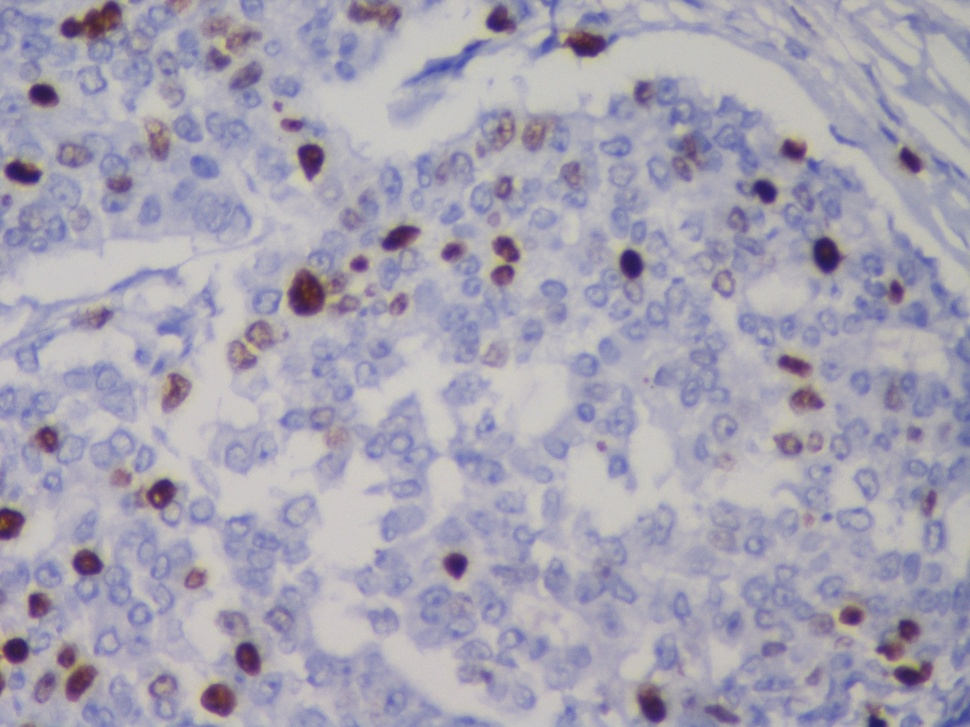
#> input picture Assignment7/2.jpg, 970 x 727 px, shrunk from 2560 x 1920 before the run
$ jupyter execute CV_Assignment7_2.ipynb
#> lines starting #> are read from the running program, lines starting #| are printed output that depends on the picture; after the words box and inside, x2 and y2 are one past the last pixel; in counts of white or black regions, pixels touching at a corner belong together
[cell 1]
import cv2
from matplotlib import pyplot as plt
from skimage.segmentation import clear_border
import numpy as np
import sys

np.set_printoptions(threshold=sys.maxsize)

[cell 2]
img = cv2.imread("2.jpg")
#> img is the input picture: shape (727, 970, 3); mean B, G, R 179.1, 163.5, 166.9

gray = cv2.cvtColor(img, cv2.COLOR_RGB2GRAY)

# gray_correct = np.array(255 * (gray / 255) ** 1.2 , dtype='uint8')

ret, thres = cv2.threshold(gray, 120, 255, cv2.THRESH_BINARY_INV)
#> thres: shape (727, 970); 4.1% white; 184 white regions (91 under 20 px), largest, box (x1, y1, x2, y2) and area: (61, 0, 122, 43) 1472, (288, 269, 330, 316) 1336, (877, 618, 920, 660) 861

thres1 = cv2.adaptiveThreshold(gray, 255, cv2.ADAPTIVE_THRESH_GAUSSIAN_C, cv2.THRESH_BINARY, 255, 10)
#> thres1: shape (727, 970); 76.3% white; 1069 black regions (684 under 20 px), largest, box (x1, y1, x2, y2) and area: (278, 394, 439, 499) 5139, (608, 77, 719, 187) 4164, (844, 234, 969, 328) 3198
thres1 = cv2.bitwise_not(thres1)

# plt.subplot(1, 3, 1)
# plt.imshow(gray, cmap="gray")
# plt.subplot(1, 3, 2)
plt.imshow(thres, cmap="gray")
# plt.subplot(1, 3, 3)
# plt.imshow(thres1, cmap="gray")

[cell 3]
kernel = np.ones((3,3), np.uint8)
kernel1 = np.ones((10,10), np.uint8)

opening = cv2.morphologyEx(thres, cv2.MORPH_OPEN, kernel, iterations=2)
#> opening: shape (727, 970); 3.7% white; 79 white regions (1 under 20 px), largest, box (x1, y1, x2, y2) and area: (61, 1, 122, 42) 1461, (288, 270, 327, 315) 1317, (878, 619, 920, 660) 845
# opening = clear_border(opening)

# opening1 = cv2.morphologyEx(thres1, cv2.MORPH_OPEN, kernel1, iterations=1)
img_dilation = cv2.dilate(thres1, kernel1, iterations=1)
#> img_dilation: shape (727, 970); 57.6% white; 120 black regions (71 under 20 px), largest, box (x1, y1, x2, y2) and area: (0, 0, 970, 727) 247277, (0, 421, 343, 727) 30842, (559, 0, 789, 40) 3152
img_erode = cv2.erode(img_dilation,kernel1, iterations=1)
#> img_erode: shape (727, 970); 31.4% white; 198 white regions (74 under 20 px), largest, box (x1, y1, x2, y2) and area: (609, 78, 780, 299) 10988, (0, 387, 319, 596) 10904, (586, 136, 750, 471) 10895
#put iterations=2 and check once
# clean all noise after dilatation and erosion
img_erode = cv2.medianBlur(img_erode, 7)
#> img_erode: shape (727, 970); 30.9% white; 158 white regions (14 under 20 px), largest, box (x1, y1, x2, y2) and area: (587, 136, 732, 409) 9211, (609, 79, 780, 209) 8060, (60, 0, 264, 109) 7705

kernel11 = np.ones((3,3), np.uint8)
opening1 = cv2.morphologyEx(img_erode, cv2.MORPH_OPEN, kernel11, iterations=4)
#> opening1: shape (727, 970); 28.2% white; 160 white regions, largest, box (x1, y1, x2, y2) and area: (610, 79, 779, 206) 7710, (283, 356, 435, 500) 7284, (471, 514, 636, 604) 5238

# plt.subplot(1, 2, 1)
# plt.imshow(opening, cmap="gray")
# plt.subplot(1, 2, 2)
plt.imshow(opening1, cmap="gray")

[cell 4]
sure_bg = cv2.dilate(opening, kernel, iterations=10)
#> sure_bg: shape (727, 970); 15.3% white; 53 white regions, largest, box (x1, y1, x2, y2) and area: (278, 215, 428, 325) 7625, (830, 596, 942, 698) 6490, (0, 628, 106, 710) 6148

sure_bg1 = cv2.dilate(opening1, kernel11, iterations=2)
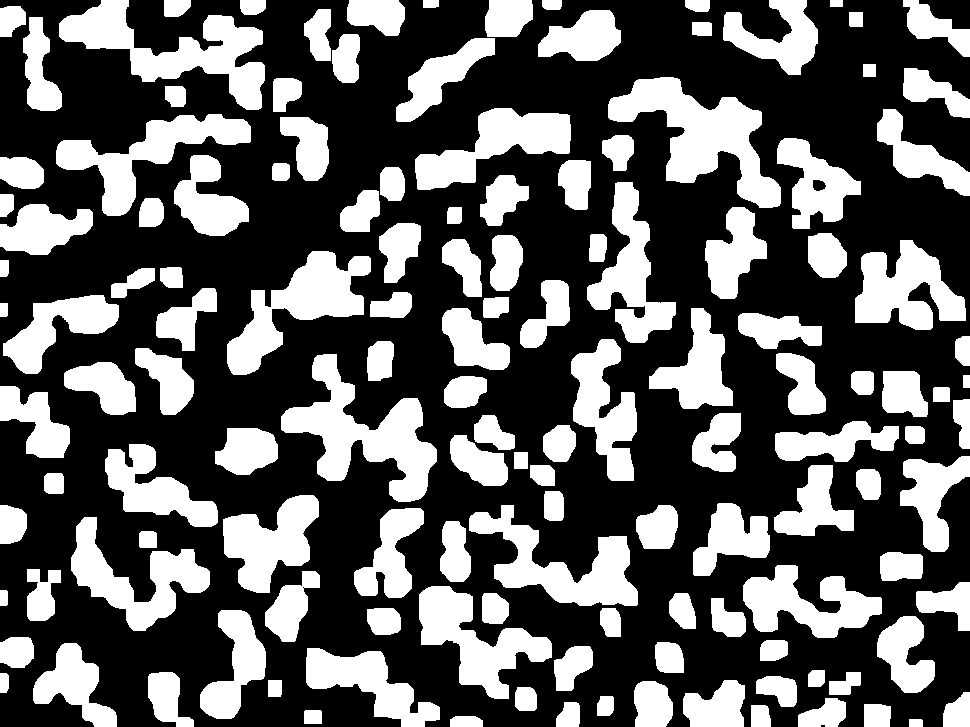
#> sure_bg1: shape (727, 970); 36.7% white; 138 white regions, largest, box (x1, y1, x2, y2) and area: (608, 77, 781, 208) 9294, (281, 354, 437, 502) 9060, (59, 0, 265, 110) 8509

# plt.subplot(1, 2, 1)
# plt.imshow(sure_bg, cmap="gray")
# plt.subplot(1, 2, 2)
plt.imshow(sure_bg1, cmap="gray")

[cell 5]
dist_trans = cv2.distanceTransform(opening, cv2.DIST_L2, 5)

dist_trans1 = cv2.distanceTransform(opening1, cv2.DIST_L2, 5)

# plt.subplot(1, 2, 1)
# plt.imshow(dist_trans, cmap="gray")
# plt.subplot(1, 2, 2)
plt.imshow(dist_trans1, cmap="gray")

[cell 6]
ret, sure_fg = cv2.threshold(dist_trans, 0.15*dist_trans.max(), 255, 0)
#> sure_fg: shape (727, 970) float32; 2.3% white; 80 white regions (26 under 20 px), largest, box (x1, y1, x2, y2) and area: (63, 3, 120, 40) 1102, (290, 272, 325, 313) 1042, (814, 239, 841, 272) 621
#> ret = 2.79
# ret, sure_fg = cv2.threshold(dist_trans, 0.2*dist_trans.max(), 255, 0)

ret1, sure_fg1 = cv2.threshold(dist_trans1, 0.01*dist_trans1.max(), 255, 0)
#> ret1 = 0.25

# plt.subplot(1, 2, 1)
plt.imshow(sure_fg, cmap="gray")
# plt.subplot(1, 2, 2)
# plt.imshow(sure_fg1, cmap="gray")

[cell 7]
sure_fg = np.uint8(sure_fg)

sure_fg1 = np.uint8(sure_fg1)

# plt.subplot(1, 2, 1)
plt.imshow(sure_fg, cmap="gray")
# plt.subplot(1, 2, 2)
# plt.imshow(sure_fg1, cmap="gray")

[cell 8]
ret2, labels = cv2.connectedComponents(sure_fg)
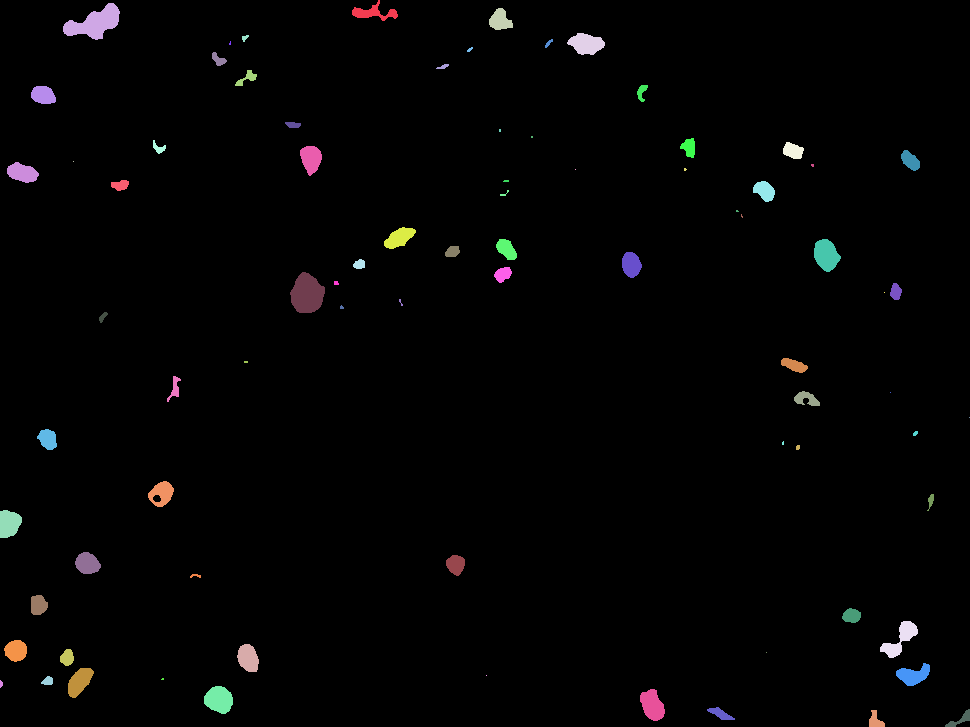
#> labels: shape (727, 970) int32; 81 distinct labels, from 0 to 80; one colour per label, 0 black
#> ret2 = 81

ret3, labels1 = cv2.connectedComponents(sure_fg1)
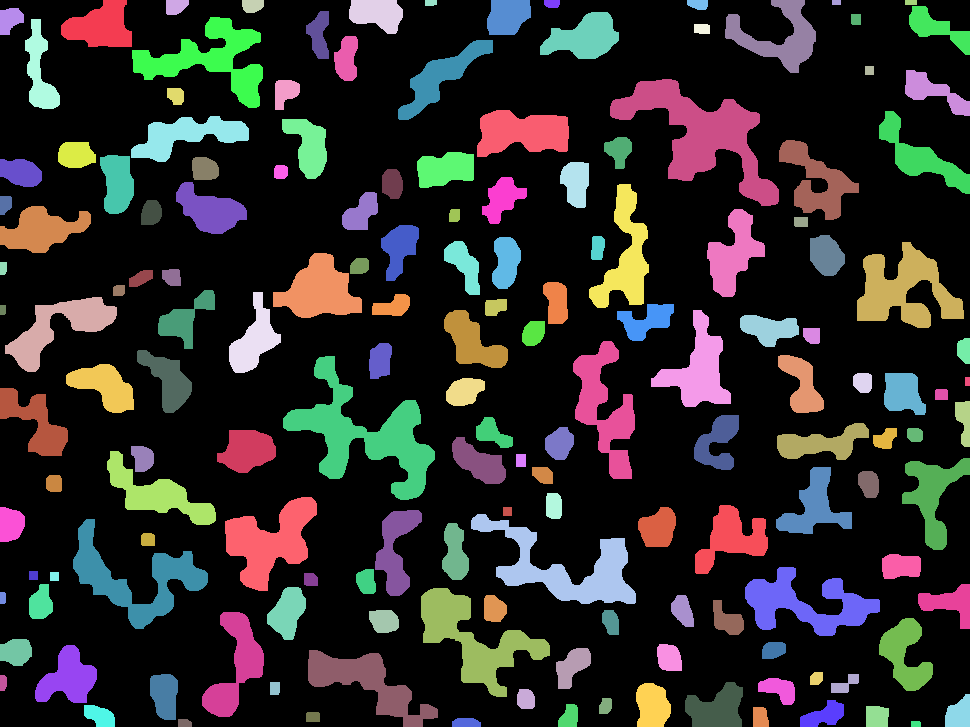
#> labels1: shape (727, 970) int32; 161 distinct labels, from 0 to 160; one colour per label, 0 black
#> ret3 = 161

print(ret2-1, ret3-1)
#| 80 160
# plt.subplot(1, 2, 1)
# plt.imshow(labels, cmap="gray")
# plt.subplot(1, 2, 2)
plt.imshow(labels1, cmap="gray")

[cell 9]
images = ['1.jpg', '2.jpg', '3.jpg', '4.jpg']

i=0
for image in images:
    img = cv2.imread(image)
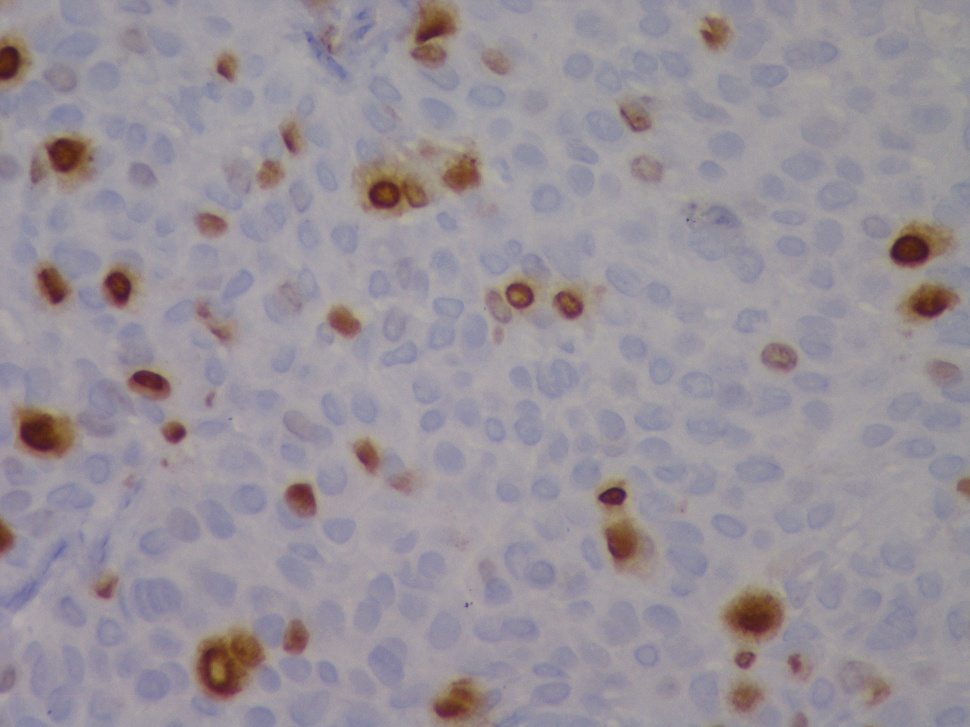
#> input picture Assignment7/1.jpg, 970 x 727 px, shrunk from 2560 x 1920 before the run
#> img is the input picture: shape (727, 970, 3); mean B, G, R 153.9, 145.9, 152.8

    gray = cv2.cvtColor(img, cv2.COLOR_RGB2GRAY)

    if(image=='1.jpg'):
        thresh = 120
        thresh1 = 10
    if(image=='2.jpg'):
        thresh = 120
        thresh1 = 10
    if(image =='3.jpg'):
        thresh=120
        thresh1 = 10
    if(image=='4.jpg'):
        thresh=125
        thresh1 = 10
    ret, thres = cv2.threshold(gray, thresh, 255, cv2.THRESH_BINARY_INV)
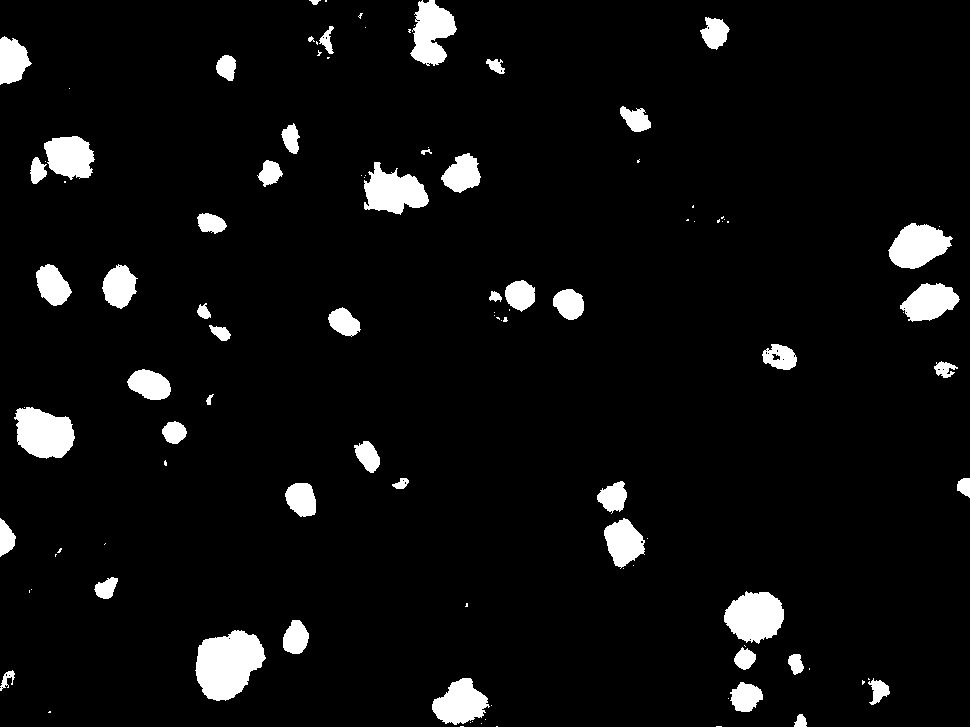
#> thres: shape (727, 970); 5.5% white; 108 white regions (57 under 20 px), largest, box (x1, y1, x2, y2) and area: (195, 630, 266, 701) 3512, (14, 407, 75, 459) 2330, (724, 591, 784, 644) 2295
#> ret = 120

    thres1 = cv2.adaptiveThreshold(gray, 255, cv2.ADAPTIVE_THRESH_GAUSSIAN_C, cv2.THRESH_BINARY, 255, thresh1)
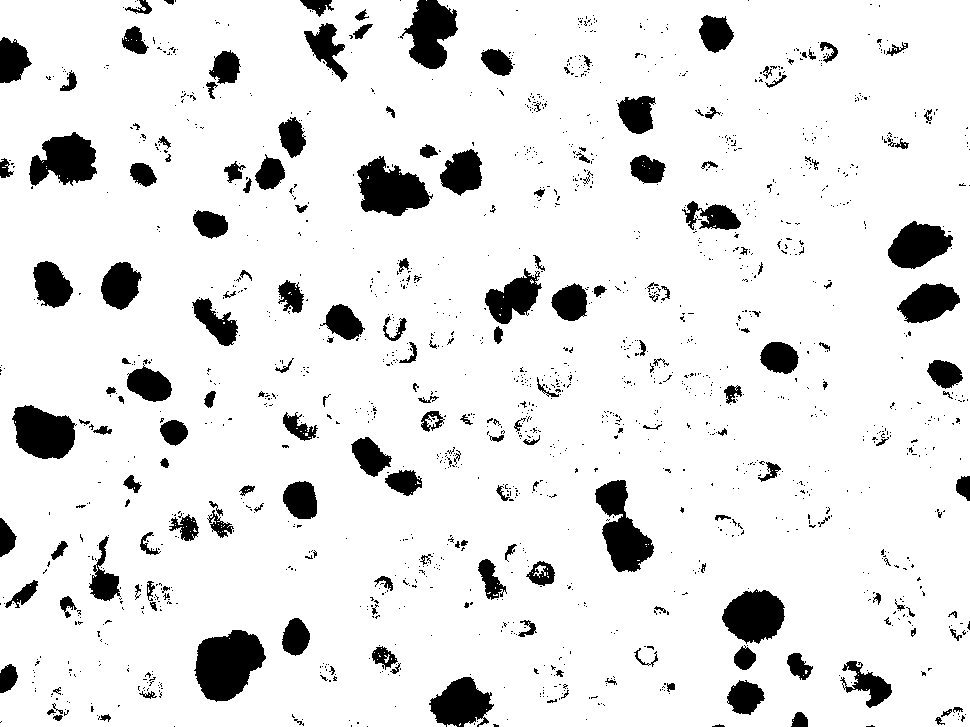
#> thres1: shape (727, 970); 90% white; 1619 black regions (1424 under 20 px), largest, box (x1, y1, x2, y2) and area: (194, 630, 266, 702) 3564, (357, 156, 433, 216) 2773, (595, 480, 654, 572) 2768
    thres1 = cv2.bitwise_not(thres1)
#> pass 3 of the loop `for image in images:`:
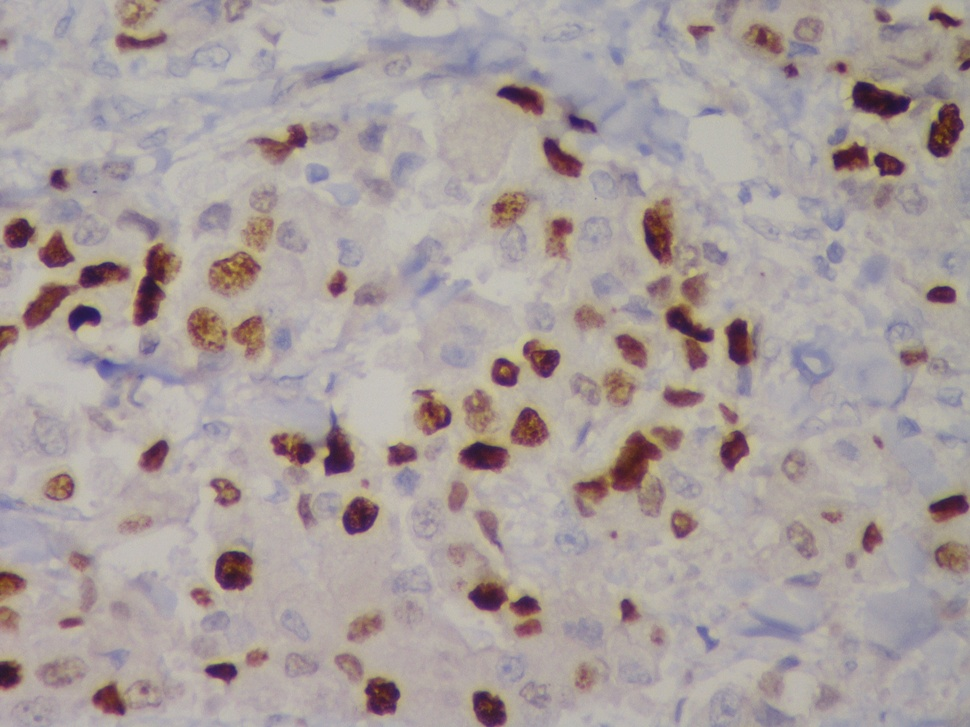
#> input picture Assignment7/3.jpg, 970 x 727 px, shrunk from 2560 x 1920 before the run
#> img is the input picture: shape (727, 970, 3); mean B, G, R 157.2, 159.1, 169.4
#> `ret, thres = cv2.threshold(gray, thresh, 255, cv2.THRESH_BINARY_INV)`:
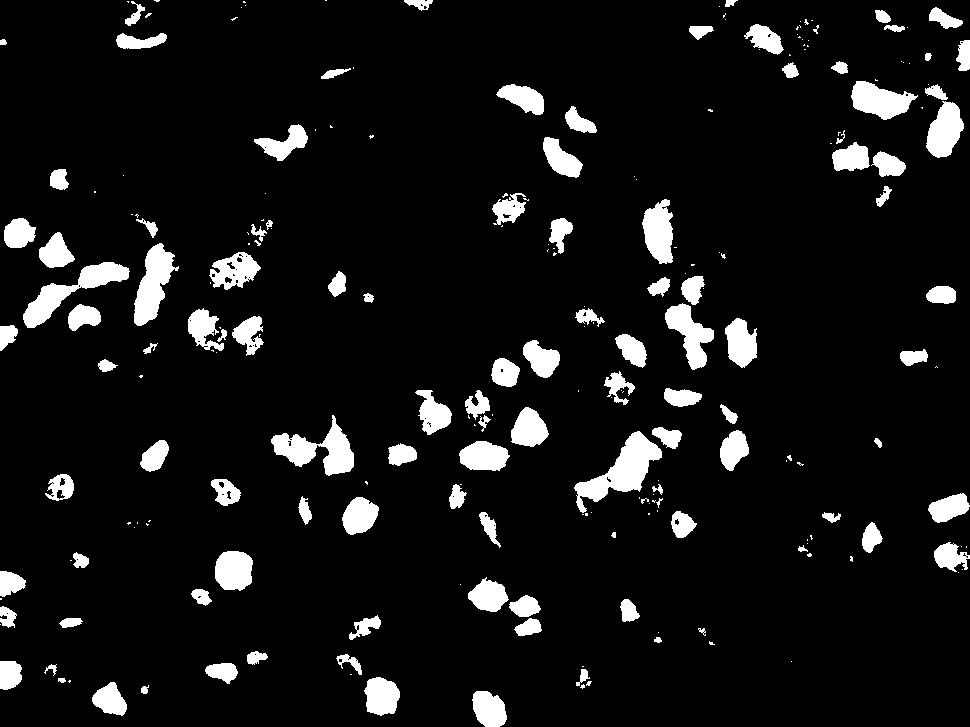
#> thres: shape (727, 970); 8.2% white; 235 white regions (122 under 20 px), largest, box (x1, y1, x2, y2) and area: (574, 431, 662, 513) 2631, (271, 415, 354, 476) 2156, (23, 262, 130, 328) 2142
#> `thres1 = cv2.adaptiveThreshold(gray, 255, cv2.ADAPTIVE_THRESH_GAUSSIAN..`:
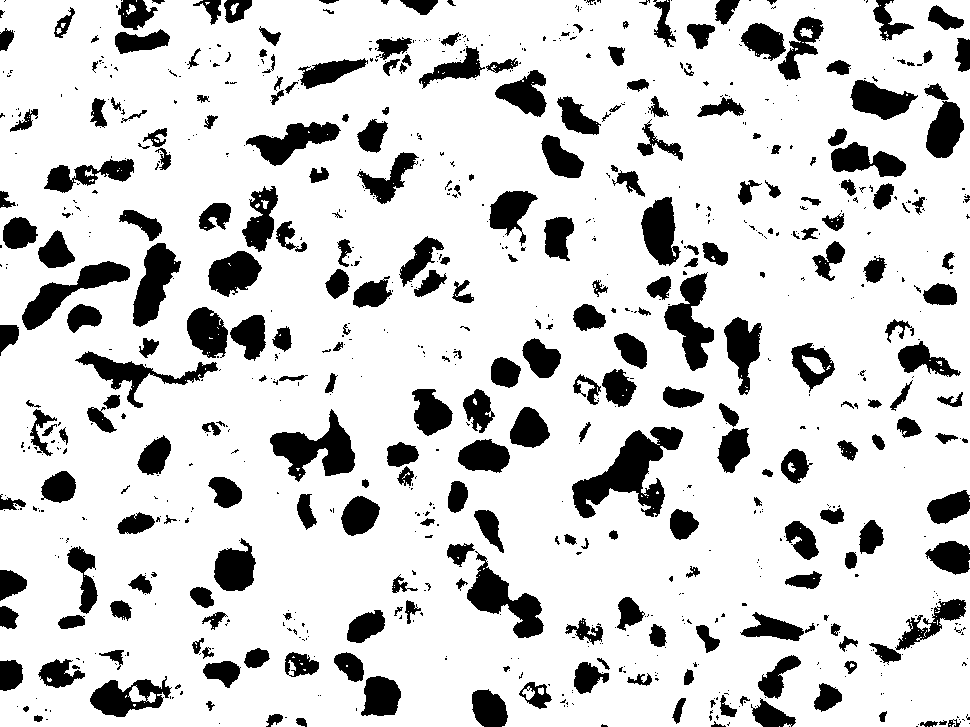
#> thres1: shape (727, 970); 82.3% white; 874 black regions (591 under 20 px), largest, box (x1, y1, x2, y2) and area: (572, 427, 683, 518) 4248, (270, 409, 355, 482) 2786, (467, 551, 544, 638) 2491
#> the loop made 4 passes; the first 3 are shown

    i=i+1
    plt.subplot(2, 2, i)
    plt.imshow(thres1, cmap="gray")
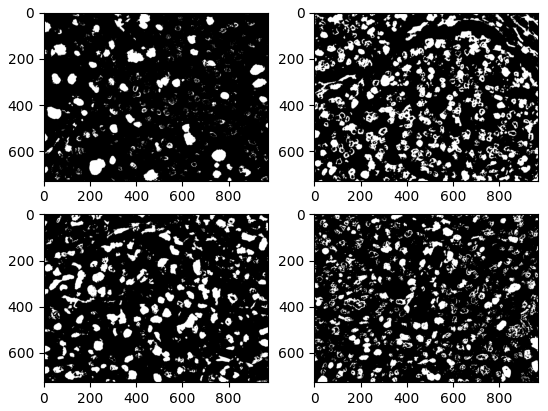
#> figure drawn by matplotlib, 4 panels
